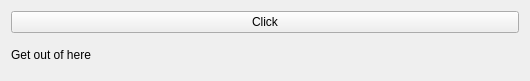
<?xml version="1.0" encoding="UTF-8"?>
<ui version="4.0">
 <class>Widget</class>
 <widget class="QWidget" name="Widget">
  <property name="geometry">
   <rect>
    <x>0</x>
    <y>0</y>
    <width>530</width>
    <height>81</height>
   </rect>
  </property>
  <property name="windowTitle">
   <string>Widget</string>
  </property>
  <layout class="QVBoxLayout" name="verticalLayout">
   <item>
    <widget class="QPushButton" name="myButton">
     <property name="text">
      <string>Click</string>
     </property>
    </widget>
   </item>
   <item>
    <widget class="QLabel" name="label">
     <property name="text">
      <string>Get out of here</string>
     </property>
    </widget>
   </item>
  </layout>
 </widget>
 <resources/>
 <connections/>
</ui>
